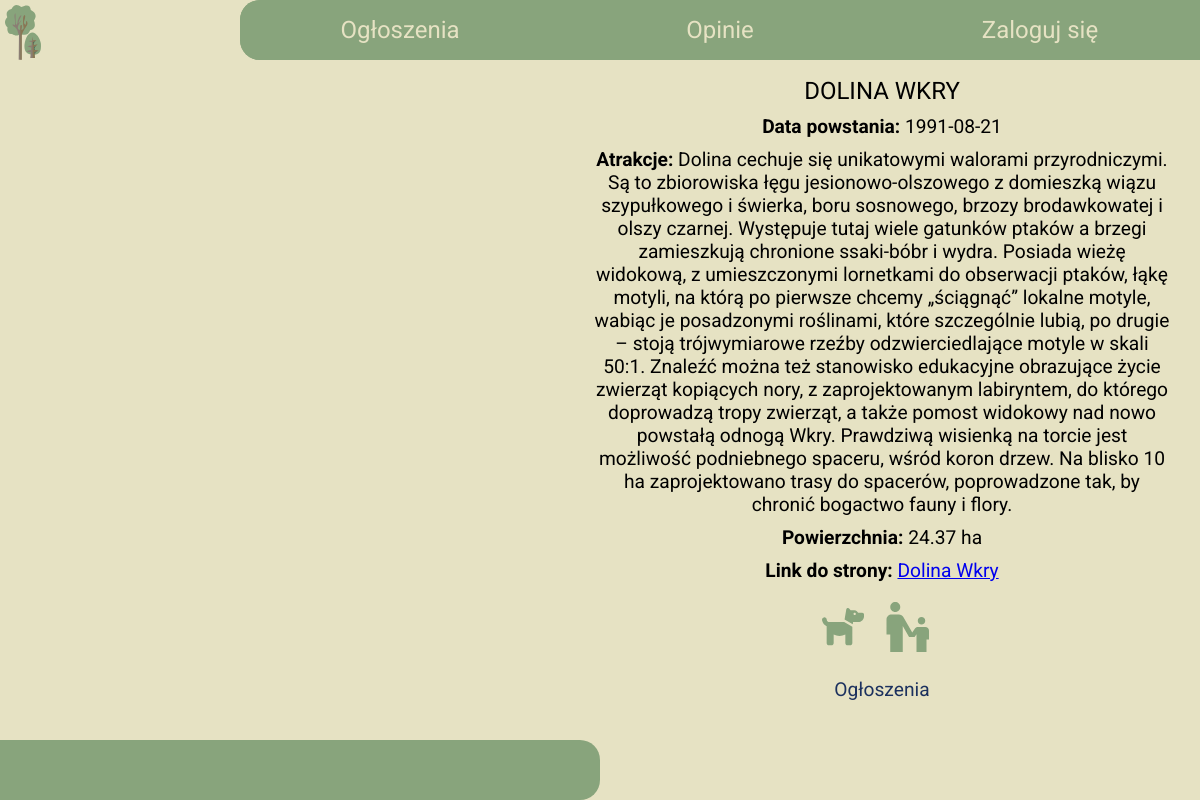
Screenshot of /parki.php?id=0&miasto=3 with the database file from the repository.
### tables this page shows
CREATE TABLE `park` (
  `id` int(11) NOT NULL,
  `name` varchar(255) NOT NULL,
  `city` int(11) NOT NULL,
  `surface` decimal(10,2) NOT NULL,
  `creation_date` date DEFAULT NULL,
  `attractions` text NOT NULL,
  `link` varchar(255) DEFAULT NULL,
  `pet_friendly` int(11) DEFAULT NULL,
  `suitable_for_children` int(11) DEFAULT NULL
);

### parki.php (the view, shortened to what this page needs)
<!DOCTYPE html>
<html lang="en">
  <head>
    <link rel="stylesheet" type="text/css" href="style.css" />
    <link rel="stylesheet" type="text/css" href="style_parki.css" />
  </head>
  <body>
    <?php
    include 'polaczenie.php';
    $id=$_GET['id'];
    $miasto=$_GET['miasto'];
    if($id==0){
      $sql2="SELECT id FROM park WHERE city=${miasto} limit 1";
      $result2 = mysqli_query($conn,$sql2);
      $row2 =  mysqli_fetch_array($result2);
      $id=$row2['id'];
    }
    $sql="SELECT * FROM park WHERE id=${id} ";
    $result = mysqli_query($conn,$sql);
    $row =  mysqli_fetch_array($result);
    ?>
    <a href="index.html"><img class="logo" src="svg/logo.svg" /></a>
    <div class="menu">
      <ul>
        <li class="ogloszenia"><a href="ogloszenia.html">Ogłoszenia</a></li>
        <li class="opinie"><a href="opinie.php">Opinie</a></li>
        <li class="logowanie"><a href="logowanie.html">Zaloguj się</a></li>
      </ul>
    </div>
    <div class="srodek">
      <div class="lewy">
      </div>
      <div class="prawy">
        <p class='nazwa'>
            <?php
            $nazwa=$row['name'];
            echo $row['name'];
              ?>
        </p>
        <p class='data_powstania'> <span>Data powstania:</span>
            <?php
            echo  $row['creation_date'];
              ?>
        </p>
        <p class='atrakcje'><span>Atrakcje:</span>
            <?php
            echo $row['attractions'];
              ?>
        </p>
        <p class='powierzchnia'><span>Powierzchnia:</span>
            <?php
            echo $row['surface'] ;
              ?>
              ha
        </p>
        <p class='link'><span>Link do strony:</span> <a href="
            <?php
            echo $row['link'];
              ?>"><?php
              echo $row['name'];
                ?></a>
        </p>
        <div class="ikonki">
            <?php
            $przyjazne= $row['pet_friendly'];
            if($przyjazne==1){
                echo "<img title='Dostosowane do zwierząt' src='svg/zwierzak.svg'/> ";
            }
            $przyjazne2= $row['suitable_for_children'];
            if($przyjazne2==1){
                echo "<img title='Przystosowane dla dzieci' src='svg/dziecko.svg'/> ";
            }
              ?>
        </div>
        <div class="linki">
          <p><?php echo "<a class='link_ogl' href='ogloszenia.php?nazwa=${nazwa}'>Ogłoszenia</a>" ?></p>
          </div>
      </div>
    </div>
    <div class="pasek_dolny"></div>
  </body>
</html>

### style.css (style rules this page uses)
* { margin: 0; padding: 0; box-sizing: border-box; }
body { font-family: "Roboto", sans-serif; font-size: 24px; background-color: #e6e2c3; }
div { position: relative; text-align: center; }
div.menu { width: 100vw; height: 5vh; text-align: center; color: #e6e2c3; text-transform: none; }
div.menu ul { position: absolute; background-color: #88a47c; border-top-left-radius: 20px; border-bottom-left-radius: 20px; width: 80vw; list-style: none; right: 0%; }
div.menu li { background-color: #88a47c; line-height: 5vw; width: calc((100% / 3)); float: left; }
div.menu li:last-child { border-right: none; }
div.menu li:nth-child(1) { border-top-left-radius: 20px; border-bottom-left-radius: 20px; }
div.menu a { color: #e6e2c3; text-decoration: none; }
div.srodek { position: absolute; top: 6vw; }
div.lewy { text-align: center; width: 50vw; float: left; }
div.prawy { width: 50vw; float: left; }
img.logo { position: absolute; height: calc(5vw - 5px); margin: 5px 0 0 5px; }
div.pasek_dolny { position: absolute; bottom: 0%; background-color: #88a47c; width: 50vw; height: 5vw; float: left; border-top-right-radius: 20px; border-bottom-right-radius: 20px; }

### style_parki.css (style rules this page uses)
div.pasek_dolny { position: fixed; background-color: #88a47c; width: 50vw; height: 5vw; float: left; border-top-right-radius: 20px; border-bottom-right-radius: 20px; }
div.menu, img.logo { position: fixed; z-index: 1; }
div.lewy { width: 49vw; min-height: 80vh; float: left; overflow: auto; }
div.prawy { width: 49vw; position: relative; overflow: auto; }
p.nazwa { font-size: 1em; }
.ikonki { width: 48vw; position: relative; padding: 10px; }
p { font-size: 0.8em; padding: 5px; }
p.nazwa { text-transform: uppercase; }
span { font-weight: bold; }
a.link_ogl { text-decoration: none; color: #1c315e; }

### rows the page displays
park: name "DOLINA WKRY", creation_date "1991-08-21", attractions "Dolina cechuje się unikatowymi walorami przyrodniczymi. Są to zbiorowiska łęgu jesionowo-olszowego z domieszką wiązu szypułkowego i świerka, boru sosnowego, brzozy brodawkowatej i olszy czarnej. Występuje tutaj wiele gatunków ptaków a brzegi zamieszkują chronione ssaki-bóbr i wydra. Posiada wieżę widokową, z umieszczonymi lornetkami do obserwacji ptaków, łąkę motyli, na którą po pierwsze chcemy „ściągnąć” lokalne motyle, wabiąc je posadzonymi roślinami, które szczególnie lubią, po drugie – stoją trójwymiarowe rzeźby odzwierciedlające motyle w skali 50:1. Znaleźć można też stanowisko edukacyjne obrazujące życie zwierząt kopiących nory, z zaprojektowanym labiryntem, do którego doprowadzą…", surface "24.37", name "Dolina Wkry"
